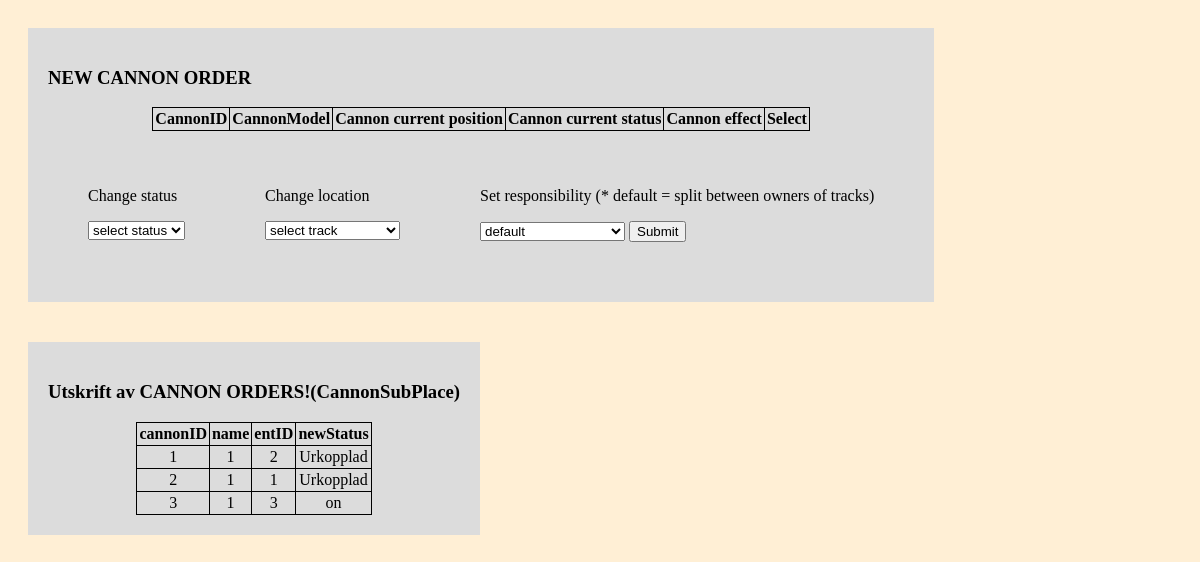
Screenshot of /phpFunc/cannonError.php with the database file from the repository.
### tables this page shows
create table CannonSubPlace (
orderID int not null auto_increment unique,
cannonID smallint,
name smallint,
skiID smallint,
entID smallint,
startStamp datetime,
endStamp datetime,
priority enum('low','medium','high','akut'),
newStatus enum('on','Urkopplad','unplugged','broken'),
info varchar(1024),
comment varchar(1024),
primary key (orderID),
foreign key (cannonID) references Cannon(cannonID)on delete cascade,
foreign key (name) references SubPlace(name)on delete cascade,
foreign key (skiID) references Ski(SkiID),
foreign key (entID) references Ent(entID)
);

### phpFunc/cannonError.php (the view, shortened to what this page needs)
<!DOCTYPE HTML>
<head>
<html>
</head>
<body>
<?php
include'connect.php';
?>
<div>
<h3>NEW CANNON ORDER</h3>
<table>
	<th>CannonID</th>
	<th>CannonModel</th>
	<th>Cannon current position</th>
	<th>Cannon current status</th>
	<th>Cannon effect</th>
	<th>Select </th>
</table>
	<div>
		<p>Change status</p>
    	<select id="selecten">
  	        <option value="as">select status</option>
        	</select>
		</div>
	<div>
   		<p>Change location</p>
        <select class='select1'>
        	<option id="select1"value="selected">select track</option>
        </select>
	</div>
	<div>
   		<p>Set responsibility (* default = split between owners of tracks)</p>
        <select class='select1'>
        	<option id="select1">default</option>
        </select>
 	<input type="submit" name="send">
	</div>
</div>
<div>
	<h3>Utskrift av CANNON ORDERS!(CannonSubPlace)</h3>
    <table>
	    <?php
		        echo "<th>cannonID</th>";
		        echo "<th>name</th>";
		        echo "<th>entID</th>";
		        echo "<th>newStatus</th>";
		      foreach($pdo->query( 'select * from CannonSubPlace;' ) as $row){
		        echo "<tr>";
		        echo "<td>".$row['cannonID']."</td>";
		        echo "<td>".$row['name']."</td>";
		        echo "<td>".$row['entID']."</td>";
		        echo "<td>".$row['newStatus']."</td>";
		        echo "</tr>";
	      }
	    ?>
    </table>
</div>
</body>
</html>

### phpFunc/cannonError.php (style rules this page uses)
body { background-color: papayawhip; }
div { display: block; float: left; background-color: gainsboro; margin: 20px; padding: 20px; }
table, td, th { border:1px solid; text-align: center; margin: auto; border-collapse: collapse; padding:2px; }

### rows the page displays
cannonsubplace: cannonID "1", name "1", entID "2", newStatus "Urkopplad"
cannonsubplace: cannonID "2", name "1", entID "1", newStatus "Urkopplad"
cannonsubplace: cannonID "3", name "1", entID "3", newStatus "on"
